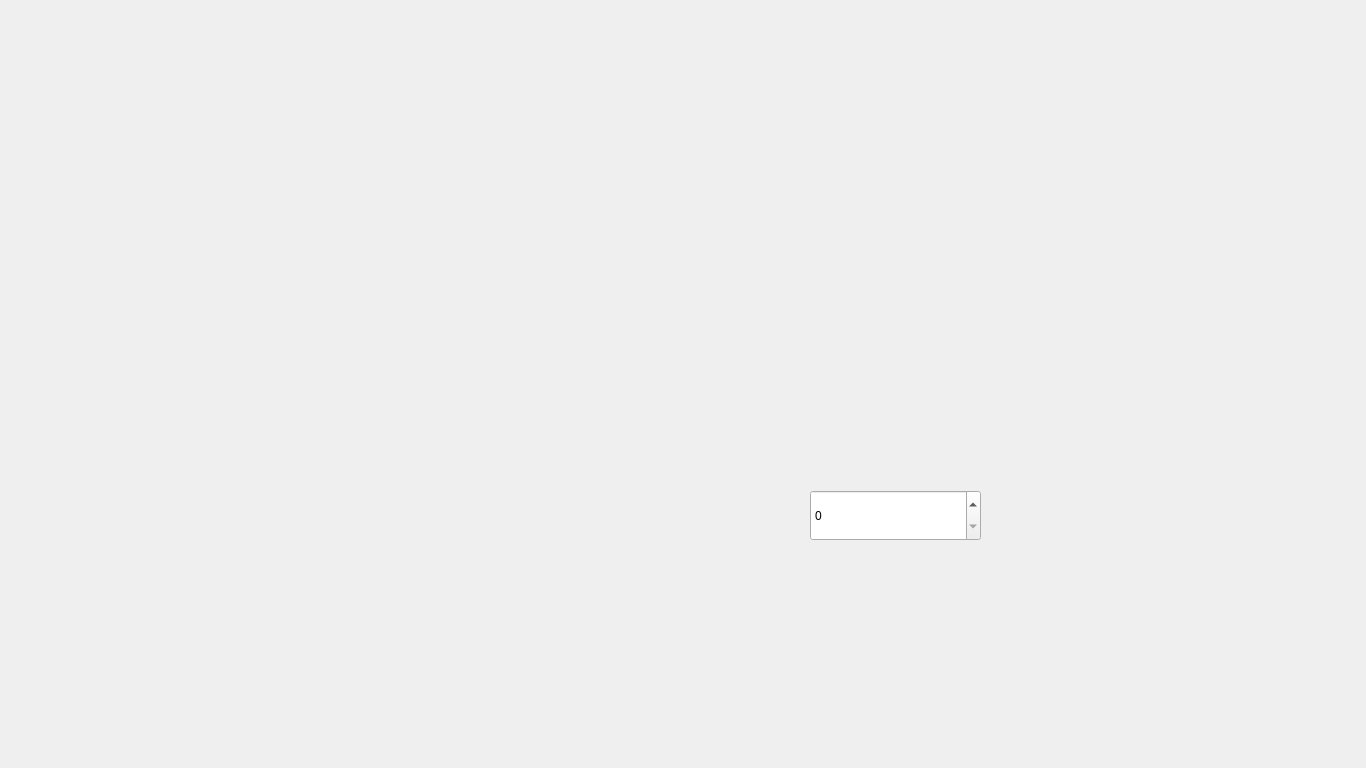
<?xml version="1.0" encoding="UTF-8"?>
<ui version="4.0">
 <class>MovieTicket1</class>
 <widget class="QMainWindow" name="MovieTicket1">
  <property name="geometry">
   <rect>
    <x>0</x>
    <y>0</y>
    <width>1366</width>
    <height>768</height>
   </rect>
  </property>
  <property name="windowTitle">
   <string>AJ Bank | Movie Ticket</string>
  </property>
  <property name="styleSheet">
   <string notr="true">background-image: url(:/background/MovieTicket1.jpg);</string>
  </property>
  <widget class="QWidget" name="centralwidget">
   <widget class="QPushButton" name="ConfirmMovieTicket">
    <property name="geometry">
     <rect>
      <x>549</x>
      <y>627</y>
      <width>331</width>
      <height>75</height>
     </rect>
    </property>
    <property name="cursor">
     <cursorShape>PointingHandCursor</cursorShape>
    </property>
    <property name="styleSheet">
     <string notr="true">background-image: url(:/button/buttons/Confirm.png);
background-position:center;border-radius:100%;</string>
    </property>
    <property name="text">
     <string/>
    </property>
    <property name="default">
     <bool>true</bool>
    </property>
   </widget>
   <widget class="QPushButton" name="MovieTicketStandardB">
    <property name="geometry">
     <rect>
      <x>438</x>
      <y>554</y>
      <width>205</width>
      <height>48</height>
     </rect>
    </property>
    <property name="cursor">
     <cursorShape>PointingHandCursor</cursorShape>
    </property>
    <property name="styleSheet">
     <string notr="true">background-image: url(:/button/buttons/Standard.png);
background-position:center;border-radius:100%;</string>
    </property>
    <property name="text">
     <string/>
    </property>
   </widget>
   <widget class="QPushButton" name="MovieTicketVIPB">
    <property name="geometry">
     <rect>
      <x>788</x>
      <y>554</y>
      <width>205</width>
      <height>48</height>
     </rect>
    </property>
    <property name="cursor">
     <cursorShape>PointingHandCursor</cursorShape>
    </property>
    <property name="styleSheet">
     <string notr="true">background-image: url(:/button/buttons/VIP.png);
background-position:center;border-radius:100%;</string>
    </property>
    <property name="text">
     <string/>
    </property>
   </widget>
   <widget class="QSpinBox" name="NoofSeats">
    <property name="geometry">
     <rect>
      <x>810</x>
      <y>490</y>
      <width>171</width>
      <height>51</height>
     </rect>
    </property>
    <property name="styleSheet">
     <string notr="true">font: 63 18pt &quot;Montserrat SemiBold&quot;;</string>
    </property>
    <property name="maximum">
     <number>50</number>
    </property>
   </widget>
   <widget class="QLabel" name="MovieTicketAmount">
    <property name="geometry">
     <rect>
      <x>930</x>
      <y>300</y>
      <width>241</width>
      <height>71</height>
     </rect>
    </property>
    <property name="layoutDirection">
     <enum>Qt::LeftToRight</enum>
    </property>
    <property name="styleSheet">
     <string notr="true">background-image: url(:/button/buttons/Blue.png);
color: rgb(255, 255, 255);
font: 81 48pt &quot;Montserrat ExtraBold&quot;;
</string>
    </property>
    <property name="text">
     <string/>
    </property>
   </widget>
   <widget class="QLabel" name="Currency">
    <property name="geometry">
     <rect>
      <x>840</x>
      <y>300</y>
      <width>81</width>
      <height>71</height>
     </rect>
    </property>
    <property name="styleSheet">
     <string notr="true">background-image: url(:/button/buttons/Blue.png);
color: rgb(255, 255, 255);
font: 63 48pt &quot;Montserrat SemiBold&quot;;</string>
    </property>
    <property name="text">
     <string/>
    </property>
   </widget>
   <widget class="QPushButton" name="BackButton">
    <property name="geometry">
     <rect>
      <x>0</x>
      <y>93</y>
      <width>150</width>
      <height>581</height>
     </rect>
    </property>
    <property name="cursor">
     <cursorShape>PointingHandCursor</cursorShape>
    </property>
    <property name="autoFillBackground">
     <bool>false</bool>
    </property>
    <property name="styleSheet">
     <string notr="true">background-image: url(:/button/buttons/Back.png);
border: 0px;</string>
    </property>
    <property name="text">
     <string/>
    </property>
    <property name="default">
     <bool>false</bool>
    </property>
    <property name="flat">
     <bool>false</bool>
    </property>
   </widget>
   <widget class="QPushButton" name="LogoutButton">
    <property name="geometry">
     <rect>
      <x>949</x>
      <y>384</y>
      <width>421</width>
      <height>384</height>
     </rect>
    </property>
    <property name="cursor">
     <cursorShape>PointingHandCursor</cursorShape>
    </property>
    <property name="styleSheet">
     <string notr="true">background-image: url(:/button/buttons/Logout.png);
border: 0px;</string>
    </property>
    <property name="text">
     <string/>
    </property>
   </widget>
   <widget class="QPushButton" name="SuggestButton">
    <property name="geometry">
     <rect>
      <x>949</x>
      <y>0</y>
      <width>421</width>
      <height>384</height>
     </rect>
    </property>
    <property name="cursor">
     <cursorShape>PointingHandCursor</cursorShape>
    </property>
    <property name="styleSheet">
     <string notr="true">background-image: url(:/button/buttons/Suggest.png);
border: 0px;</string>
    </property>
    <property name="text">
     <string/>
    </property>
   </widget>
   <widget class="QLabel" name="ErrorMessage">
    <property name="geometry">
     <rect>
      <x>820</x>
      <y>430</y>
      <width>461</width>
      <height>41</height>
     </rect>
    </property>
    <property name="font">
     <font>
      <family>Montserrat</family>
      <pointsize>24</pointsize>
      <weight>75</weight>
      <bold>true</bold>
     </font>
    </property>
    <property name="styleSheet">
     <string notr="true">background-image: url(:/button/buttons/Blue.png);
color: rgb(255, 255, 255);
color: rgb(255, 0, 0);</string>
    </property>
    <property name="text">
     <string/>
    </property>
   </widget>
   <widget class="QLabel" name="AccountNo">
    <property name="geometry">
     <rect>
      <x>830</x>
      <y>90</y>
      <width>231</width>
      <height>31</height>
     </rect>
    </property>
    <property name="styleSheet">
     <string notr="true">background-image: url(:/button/buttons/Blue.png);
font: 25 11pt &quot;Montserrat Thin&quot;;
color: rgb(6, 53, 122);</string>
    </property>
    <property name="text">
     <string/>
    </property>
   </widget>
  </widget>
 </widget>
 <resources/>
 <connections/>
</ui>
